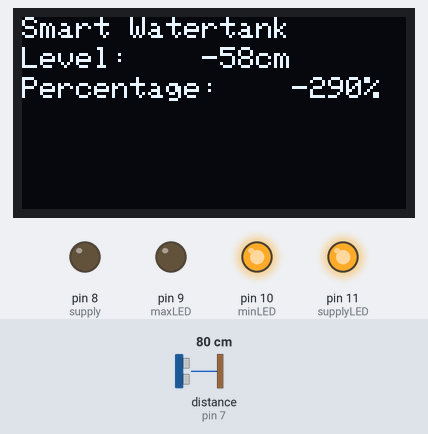
Simulated run of this sketch. Board: Arduino Uno, built with avr-gcc and run on an emulated ATmega328P. On the bench: 128×64 one-colour display, output pins drawn as LEDs (lit = HIGH). Wiring (inferred from the names in the program): ultrasonic range finder: trigger pin 5; echo pin 7. The test bench sets the inputs (shaded band); at power-on: distance to the obstacle (sensor on pin 7) 80 cm. The echo pulse lasts 58.3 µs per cm; pins used as bus, display or sensor lines are not drawn; what the sketch prints to the serial monitor is not drawn.

Above: at 2.8 s.
2.9 s: distance to the obstacle (sensor on pin 7) set to 18 cm
At 4.3 s:
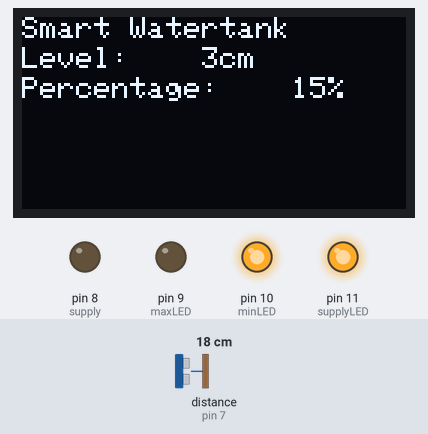
4.6 s: distance to the obstacle (sensor on pin 7) set to 13 cm
At 6.4 s:
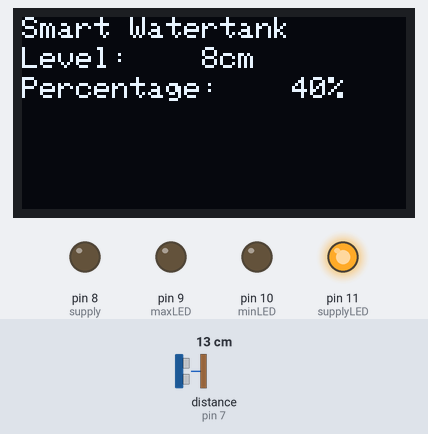
6.7 s: distance to the obstacle (sensor on pin 7) set to 8 cm
At 7.7 s:
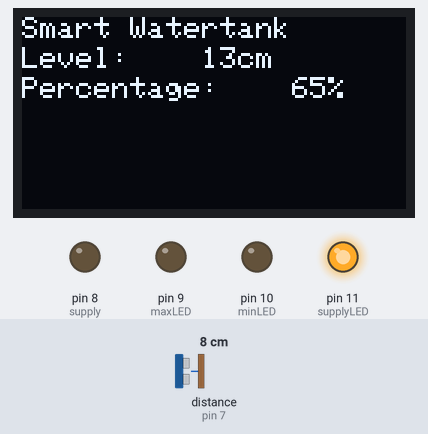
8.8 s: distance to the obstacle (sensor on pin 7) set to 5 cm
At 9.9 s:
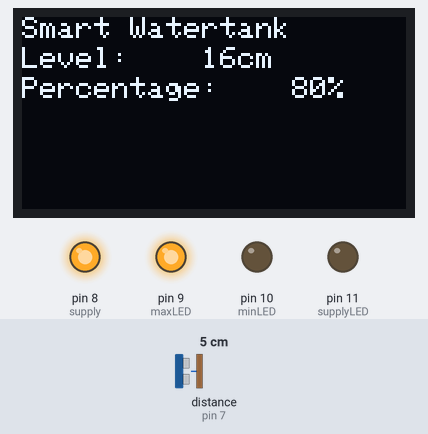
10.9 s: distance to the obstacle (sensor on pin 7) set to 9 cm
At 12.2 s:
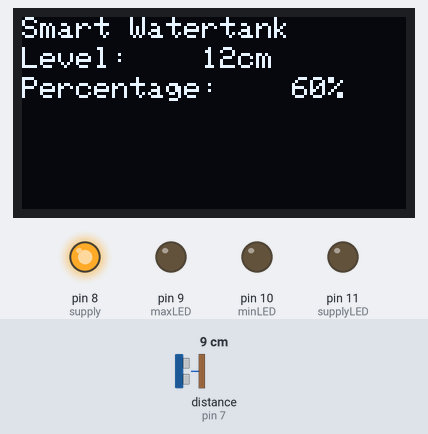
Timing chart, 0 to 13.9 s (numbered marks = the images above; inputs shaded):
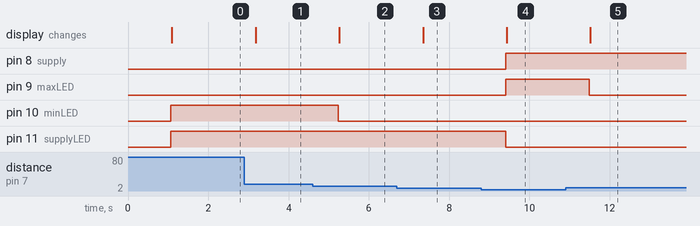

The sketch:

waterlevel_display.ino
```cpp
// Include Wire Library for I2C
#include <Wire.h>

// Include Adafruit Graphics & OLED libraries
#include <Adafruit_GFX.h>
#include <Adafruit_SSD1306.h>

// Reset pin not used but needed for library
#define OLED_RESET 4
Adafruit_SSD1306 display(OLED_RESET);

int trigPin = 5;
int echoPin = 7;
int supply = 8; // relay IN pin
int maxLED = 9; //red
int minLED = 10; //green
int supplyLED = 11; //orange

int depth = 20;

void setup() {
  // initialize OLED with I2C addr 0x3C
  Wire.begin();
  display.begin(SSD1306_SWITCHCAPVCC, 0x3C);

  Serial.begin(9600);
  // Debug console
  delay(10);

  pinMode(trigPin, OUTPUT);
  pinMode(echoPin, INPUT);
  pinMode(minLED, OUTPUT);
  pinMode(maxLED, OUTPUT);
  pinMode(supply, OUTPUT);
  pinMode(supplyLED, OUTPUT);
}

void sendSensor(){
  // Delay to allow sensor to stabalize
  delay(1000);

  long duration, distance, level, percentage;
  digitalWrite(trigPin,LOW);
  delayMicroseconds(2);
  digitalWrite(trigPin, HIGH);
  delayMicroseconds(10);
  digitalWrite(trigPin,LOW);
  duration=pulseIn(echoPin, HIGH);
  distance = duration * 0.034 /2;
  level = depth - distance;
  percentage = map(level,0,depth,0,100); // map(val, fromLow, fromHigh, toLow, toHigh)
  Serial.println(percentage);
  delay(10);

  // Clear the display
  display.clearDisplay();
  //Set the color
  display.setTextColor(WHITE);
  //Set the font size
  display.setTextSize(1);
  //Set the cursor coordinates
  display.setCursor(0,0);
  display.print("Smart Watertank");
  display.setCursor(0,10);
  display.print("Level:    ");
  display.print(level);
  display.print("cm");
  display.setCursor(0,20);
  display.print("Percentage:    ");
  display.print(percentage);
  display.print("%");

  if(level>=15)
  {
    digitalWrite(maxLED, HIGH);
  }
  else if(level < 15)
  {
    digitalWrite(maxLED, LOW);
  }
  if(level<=5)
  {
     digitalWrite(minLED, HIGH);
  }
  else if(level > 5)
  {
    digitalWrite(minLED, LOW);
  }
  if(level<=5)
  {
    digitalWrite(supply, LOW); // relay on
    digitalWrite(supplyLED, HIGH);
  }
  else if(level>=15)
  {
    digitalWrite(supply, HIGH); // relay off
    digitalWrite(supplyLED, LOW);
  }

}

void loop() {
  sendSensor();
  display.display();

}
```

Measured:
- the behaviour switches between 16 and 15 cm on distance to the obstacle (sensor on pin 7) (found by bisection; images 1 and 2)
- the behaviour switches between 7 and 6 cm on distance to the obstacle (sensor on pin 7) (found by bisection; images 3 and 4)
- after the input at 2.9 s, the display: changes after 0.28 s (image 1)
- after the input at 4.6 s, pin 10 (minLED): HIGH → LOW after 0.64 s; the display: changes after 0.66 s (image 2)
- after the input at 6.7 s, the display: changes after 0.65 s (image 3)
- after the input at 8.8 s, pin 8 (supply), pin 9 (maxLED): LOW → HIGH after 0.61 s; pin 11 (supplyLED): HIGH → LOW after 0.61 s; the display: changes after 0.63 s (image 4)
- after the input at 10.9 s, pin 9 (maxLED): HIGH → LOW after 0.59 s; the display: changes after 0.62 s (image 5)
